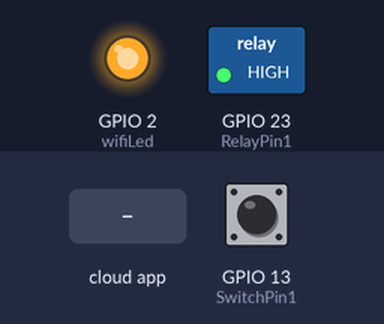
The sketch below on a simulated ESP32. On the bench: switched loads named in the sketch (green lamp = pin HIGH), output pins drawn as LEDs (lit = HIGH). The test bench sets the inputs (shaded band); at power-on: GPIO 13 (SwitchPin1) HIGH. WiFi joins after 1.5 s; servers stay silent unless stated; what the sketch prints to the serial monitor is not drawn.

Above: at 2.7 s.
2.8 s: the phone or cloud app sets 6287af152bd504fd241ada94 to 1
At 4.0 s:
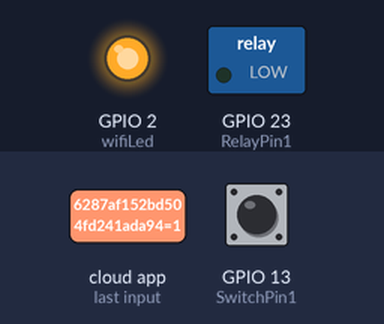
4.3 s: the phone or cloud app sets 6287af152bd504fd241ada94 to 0
At 5.3 s:
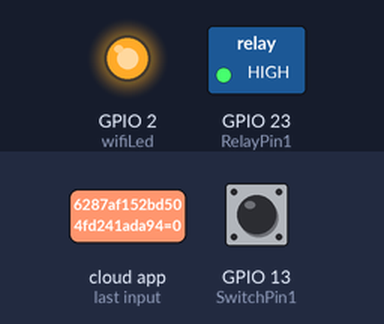
5.8 s: GPIO 13 (SwitchPin1) pulled LOW for 3.2 s
At 6.4 s:
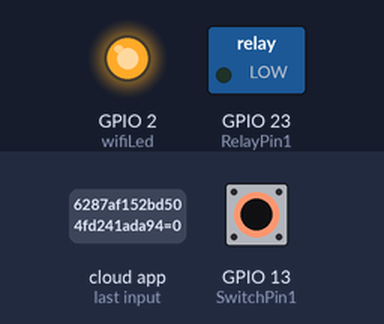
Timing chart, 0 to 10.5 s (numbered marks = the images above; inputs shaded):
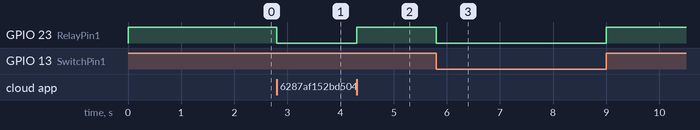

Measured:
- after the input at 2.8 s, GPIO 23 (RelayPin1): HIGH → LOW at once
- after the input at 4.3 s, GPIO 23 (RelayPin1): LOW → HIGH at once
- after the input at 5.8 s, GPIO 23 (RelayPin1): HIGH → LOW at once, → HIGH 3.2 s later

The sketch:

ESP32_GoogleHome.ino
```cpp
/**********************************************************************************
 *  TITLE: Google + Alexa + Manual Switch/Button control 4 Relays using ESP32 & Sinric Pro (Real time feedback)
 *  (flipSwitch can be a tactile button or a toggle switch) (code taken from Sinric Pro examples then modified)
 *  Click on the following links to learn more.
 *  YouTube Video: https://youtu.be/QGpZmZB9g5g
 *  Related Blog : https://iotcircuithub.com/esp32-projects/
 *  by Tech StudyCell
 *  Preferences--> Aditional boards Manager URLs :
 *  https://dl.espressif.com/dl/package_esp32_index.json, http://arduino.esp8266.com/stable/package_esp8266com_index.json
 *
 *  Download Board ESP32 : https://github.com/espressif/arduino-esp32
 *  Download the libraries
 *  ArduinoJson Library: https://github.com/bblanchon/ArduinoJson
 *  arduinoWebSockets Library: https://github.com/Links2004/arduinoWebSockets
 *  SinricPro Library: https://sinricpro.github.io/esp8266-esp32-sdk/
 *
 *  If you encounter any issues:
 * - check the readme.md at https://github.com/sinricpro/esp8266-esp32-sdk/blob/master/README.md
 * - ensure all dependent libraries are installed
 *   - see https://github.com/sinricpro/esp8266-esp32-sdk/blob/master/README.md#arduinoide
 *   - see https://github.com/sinricpro/esp8266-esp32-sdk/blob/master/README.md#dependencies
 * - open serial monitor and check whats happening
 * - check full user documentation at https://sinricpro.github.io/esp8266-esp32-sdk
 * - visit https://github.com/sinricpro/esp8266-esp32-sdk/issues and check for existing issues or open a new one
 **********************************************************************************/

// Uncomment the following line to enable serial debug output
//#define ENABLE_DEBUG

#ifdef ENABLE_DEBUG
       #define DEBUG_ESP_PORT Serial
       #define NODEBUG_WEBSOCKETS
       #define NDEBUG
#endif

#include <Arduino.h>
#include <WiFi.h>
#include "SinricPro.h"
#include "SinricProSwitch.h"

#include <map>

#define WIFI_SSID         "ONEPLUS"
#define WIFI_PASS         "ONEPLUS123"
#define APP_KEY           "477c2eb4-ea18-4fcc-a5c4-0a980caad8ef"      // Should look like "de0bxxxx-1x3x-4x3x-ax2x-5dabxxxxxxxx"
#define APP_SECRET        "39fb2d9c-9027-4fde-bafd-455773fd2a75-0fcf983e-2349-4c99-9bdd-2b28cc160198"   // Should look like "5f36xxxx-x3x7-4x3x-xexe-e86724a9xxxx-4c4axxxx-3x3x-x5xe-x9x3-333d65xxxxxx"

//Enter the device IDs here
#define device_ID_1   "6287af152bd504fd241ada94"
//#define device_ID_2   "SWITCH_ID_NO_2_HERE"
//#define device_ID_3   "SWITCH_ID_NO_3_HERE"
//#define device_ID_4   "SWITCH_ID_NO_4_HERE"

// define the GPIO connected with Relays and switches
#define RelayPin1 23  //D23
//#define RelayPin2 22  //D22
//#define RelayPin3 21  //D21
//#define RelayPin4 19  //D19

#define SwitchPin1 13  //D13
//#define SwitchPin2 12  //D12
//#define SwitchPin3 14  //D14
//#define SwitchPin4 27  //D27

#define wifiLed   2   //D2

// comment the following line if you use a toggle switches instead of tactile buttons
//#define TACTILE_BUTTON 1

#define BAUD_RATE   9600

#define DEBOUNCE_TIME 250

typedef struct {      // struct for the std::map below
  int relayPIN;
  int flipSwitchPIN;
} deviceConfig_t;


// this is the main configuration
// please put in your deviceId, the PIN for Relay and PIN for flipSwitch
// this can be up to N devices...depending on how much pin's available on your device ;)
// right now we have 4 devicesIds going to 4 relays and 4 flip switches to switch the relay manually
std::map<String, deviceConfig_t> devices = {
    //{deviceId, {relayPIN,  flipSwitchPIN}}
    {device_ID_1, {  RelayPin1, SwitchPin1 }}
//    {device_ID_2, {  RelayPin2, SwitchPin2 }},
//    {device_ID_3, {  RelayPin3, SwitchPin3 }},
//    {device_ID_4, {  RelayPin4, SwitchPin4 }}
};

typedef struct {      // struct for the std::map below
  String deviceId;
  bool lastFlipSwitchState;
  unsigned long lastFlipSwitchChange;
} flipSwitchConfig_t;

std::map<int, flipSwitchConfig_t> flipSwitches;    // this map is used to map flipSwitch PINs to deviceId and handling debounce and last flipSwitch state checks
                                                  // it will be setup in "setupFlipSwitches" function, using informations from devices map

void setupRelays() {
  for (auto &device : devices) {           // for each device (relay, flipSwitch combination)
    int relayPIN = device.second.relayPIN; // get the relay pin
    pinMode(relayPIN, OUTPUT);             // set relay pin to OUTPUT
    digitalWrite(relayPIN, HIGH);
  }
}

void setupFlipSwitches() {
  for (auto &device : devices)  {                     // for each device (relay / flipSwitch combination)
    flipSwitchConfig_t flipSwitchConfig;              // create a new flipSwitch configuration

    flipSwitchConfig.deviceId = device.first;         // set the deviceId
    flipSwitchConfig.lastFlipSwitchChange = 0;        // set debounce time
    flipSwitchConfig.lastFlipSwitchState = true;     // set lastFlipSwitchState to false (LOW)--

    int flipSwitchPIN = device.second.flipSwitchPIN;  // get the flipSwitchPIN

    flipSwitches[flipSwitchPIN] = flipSwitchConfig;   // save the flipSwitch config to flipSwitches map
    pinMode(flipSwitchPIN, INPUT_PULLUP);                   // set the flipSwitch pin to INPUT
  }
}

bool onPowerState(String deviceId, bool &state)
{
  Serial.printf("%s: %s\r\n", deviceId.c_str(), state ? "on" : "off");
  int relayPIN = devices[deviceId].relayPIN; // get the relay pin for corresponding device
  digitalWrite(relayPIN, !state);             // set the new relay state
  return true;
}

void handleFlipSwitches() {
  unsigned long actualMillis = millis();                                          // get actual millis
  for (auto &flipSwitch : flipSwitches) {                                         // for each flipSwitch in flipSwitches map
    unsigned long lastFlipSwitchChange = flipSwitch.second.lastFlipSwitchChange;  // get the timestamp when flipSwitch was pressed last time (used to debounce / limit events)

    if (actualMillis - lastFlipSwitchChange > DEBOUNCE_TIME) {                    // if time is > debounce time...

      int flipSwitchPIN = flipSwitch.first;                                       // get the flipSwitch pin from configuration
      bool lastFlipSwitchState = flipSwitch.second.lastFlipSwitchState;           // get the lastFlipSwitchState
      bool flipSwitchState = digitalRead(flipSwitchPIN);                          // read the current flipSwitch state
      if (flipSwitchState != lastFlipSwitchState) {                               // if the flipSwitchState has changed...
#ifdef TACTILE_BUTTON
        if (flipSwitchState) {                                                    // if the tactile button is pressed
#endif
          flipSwitch.second.lastFlipSwitchChange = actualMillis;                  // update lastFlipSwitchChange time
          String deviceId = flipSwitch.second.deviceId;                           // get the deviceId from config
          int relayPIN = devices[deviceId].relayPIN;                              // get the relayPIN from config
          bool newRelayState = !digitalRead(relayPIN);                            // set the new relay State
          digitalWrite(relayPIN, newRelayState);                                  // set the trelay to the new state

          SinricProSwitch &mySwitch = SinricPro[deviceId];                        // get Switch device from SinricPro
          mySwitch.sendPowerStateEvent(!newRelayState);                            // send the event
#ifdef TACTILE_BUTTON
        }
#endif
        flipSwitch.second.lastFlipSwitchState = flipSwitchState;                  // update lastFlipSwitchState
      }
    }
  }
}

void setupWiFi()
{
  Serial.printf("\r\n[Wifi]: Connecting");
  WiFi.begin(WIFI_SSID, WIFI_PASS);

  while (WiFi.status() != WL_CONNECTED)
  {
    Serial.printf(".");
    delay(250);
  }
  digitalWrite(wifiLed, HIGH);
  Serial.printf("connected!\r\n[WiFi]: IP-Address is %s\r\n", WiFi.localIP().toString().c_str());
}

void setupSinricPro()
{
  for (auto &device : devices)
  {
    const char *deviceId = device.first.c_str();
    SinricProSwitch &mySwitch = SinricPro[deviceId];
    mySwitch.onPowerState(onPowerState);
  }

  SinricPro.begin(APP_KEY, APP_SECRET);
  SinricPro.restoreDeviceStates(true);
}

void setup()
{
  Serial.begin(BAUD_RATE);

  pinMode(wifiLed, OUTPUT);
  digitalWrite(wifiLed, LOW);

  setupRelays();
  setupFlipSwitches();
  setupWiFi();
  setupSinricPro();
}

void loop()
{
  SinricPro.handle();
  handleFlipSwitches();
}
```
